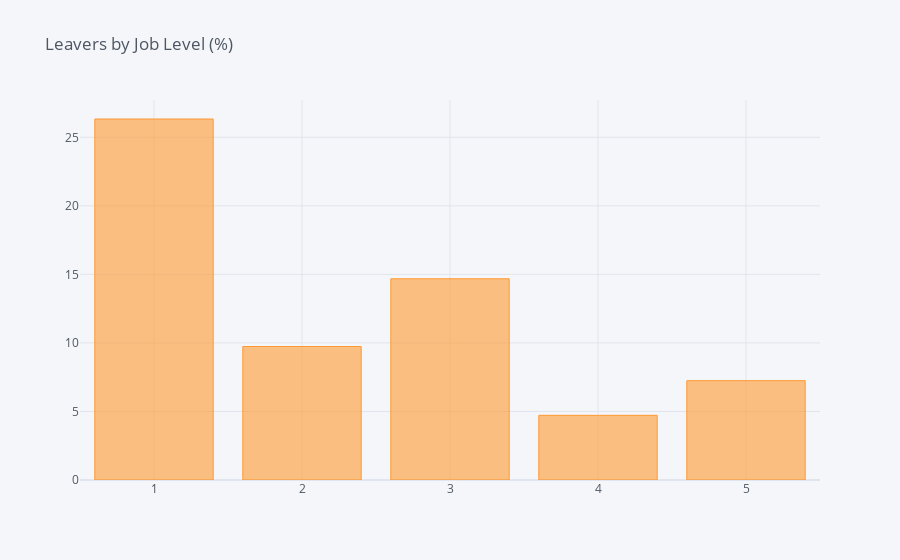

The notebook cell this image was saved under:
### Code cell
df_JobLevel = pd.DataFrame(columns=["Job Level", "% of Leavers"])
i=0
for field in list(df_HR['JobLevel'].unique()):
    ratio = df_HR[(df_HR['JobLevel']==field)&(df_HR['Attrition']=="Yes")].shape[0] / df_HR[df_HR['JobLevel']==field].shape[0]
    df_JobLevel.loc[i] = (field, ratio*100)
    i += 1
    #print("In {}, the ratio of leavers is {:.2f}%".format(field, ratio*100))    
df_JL = df_JobLevel.groupby(by="Job Level").sum()
df_JL.iplot(kind='bar',title='Leavers by Job Level (%)')

### Figure 1 — Plotly figure (JSON) as saved in the notebook; plotly's stock layout.template omitted (floating-point values rounded to 4 significant figures)
{"data": [{"marker": {"color": "rgba(255, 153, 51, 0.6)", "line": {"color": "rgba(255, 153, 51, 1.0)", "width": 1}}, "name": "% of Leavers", "orientation": "v", "text": "", "type": "bar", "x": [1, 2, 3, 4, 5], "y": [26.34, 9.738, 14.68, 4.717, 7.246]}], "layout": {"legend": {"bgcolor": "#F5F6F9", "font": {"color": "#4D5663"}}, "paper_bgcolor": "#F5F6F9", "plot_bgcolor": "#F5F6F9", "title": {"font": {"color": "#4D5663"}, "text": "Leavers by Job Level (%)"}, "xaxis": {"gridcolor": "#E1E5ED", "showgrid": true, "tickfont": {"color": "#4D5663"}, "title": {"font": {"color": "#4D5663"}, "text": ""}, "zerolinecolor": "#E1E5ED"}, "yaxis": {"gridcolor": "#E1E5ED", "showgrid": true, "tickfont": {"color": "#4D5663"}, "title": {"font": {"color": "#4D5663"}, "text": ""}, "zerolinecolor": "#E1E5ED"}}}
